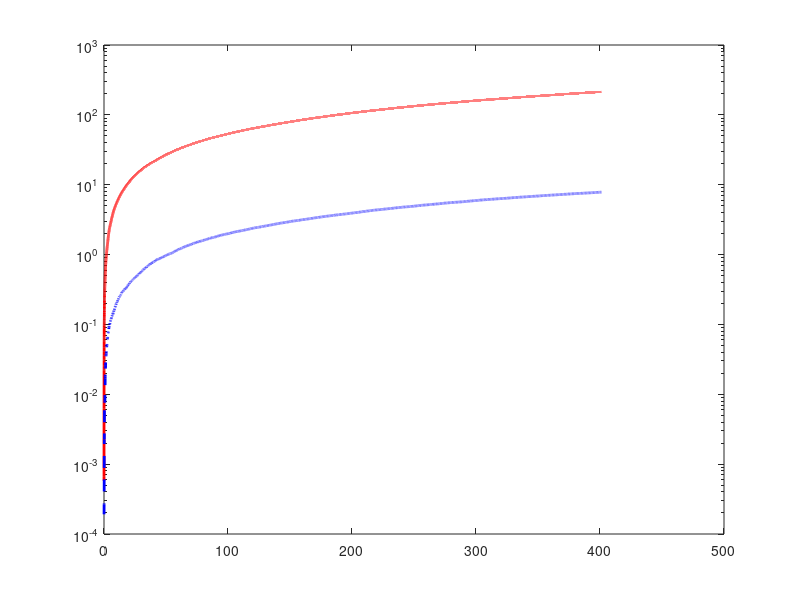

Write the MATLAB code that produced this figure. (Note: this script raises an error after producing the figure.)
sum_f_seq_OGD = load('./OGD/sum_f_seq.txt','-ascii');
sum_time_seq_OGD = load('./OGD/sum_time_seq.txt','-ascii');
sum_f_seq_OMGD = load('./OMGD/sum_f_seq.txt','-ascii');
sum_time_seq_OMGD = load('./OMGD/sum_time_seq.txt','-ascii');
sum_f_seq_MOGD = load('./MOGD/sum_f_seq.txt','-ascii');
%sum_f_seq_MOGD = [sum_f_seq_MOGD; sum_f_seq_MOGD(length(sum_f_seq_MOGD))*ones(2,1)];
sum_time_seq_MOGD = load('./MOGD/sum_time_seq.txt','-ascii');
sum_f_seq_NAGM = load('./NAGM/sum_f_seq.txt','-ascii');
%sum_f_seq_NAGM = [sum_f_seq_NAGM; sum_f_seq_NAGM(length(sum_f_seq_NAGM))*ones(11,1)];
sum_time_seq_NAGM = load('./NAGM/sum_time_seq.txt','-ascii');

model_opt = 'ridge_regression';
if strcmp(model_opt,'ridge_regression')
    
    %var = 0.01
    
    semilogy(sum_time_seq_OGD, sum_f_seq_OGD, '-r','LineWidth', 2);
    hold on;
    semilogy(sum_time_seq_OMGD, sum_f_seq_OMGD, '--b','LineWidth', 2);
    hold on;
    
    semilogy(sum_time_seq_MOGD, sum_f_seq_MOGD, '-.g','LineWidth', 2);
    hold on;
    semilogy(sum_time_seq_NAGM, sum_f_seq_NAGM, ':k','LineWidth', 2);
    hold on;
    
    
    xlabel('CPU seconds', 'fontsize', 18);
    ylabel('Dynamic regret', 'fontsize', 18 );
    %set(gca,'ytick',[1e-9 1e-7 1e-5 1e-3 1e-1 1e1 1e3]);
    %set(gca,'yticklabel',{'Two','Four','Five','Seven'});
    axis([1 400 1e-4 1e3]);
    set(gca, 'ytick', [1e-3 1e-1 1e1 1e3]);
    h = legend('OGD', ...
        'OMGD', ...
        'MOGD-GD', ...
        'MOGD-NAGM', ...
        'Location', 'southeast');
    
    set(h,'Interpreter','latex');
    
    set(gca,'FontSize',20);
    
    
    
    
end
